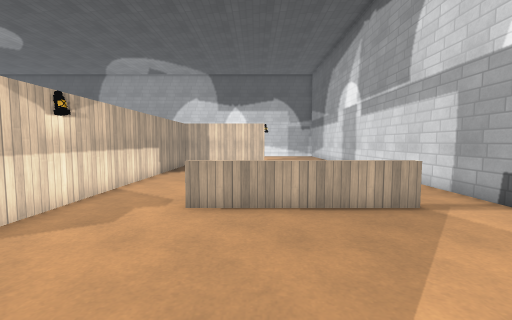
view 1 (above)

21 first-person views from a walk through a 3-D level made in the Godot game engine. The camera is 1.4 m above the floor, tilts 4° down and sees 90° across. The floor is counted in squares, 1 m on a side. Each view is taken from the middle of a square. On the plan, view 1 faces up. The plan holds only what a view shows up to about 13 squares ahead; the rest is blank. The place goes on beyond the plan. Characters and animated objects are left out. Surface patterns are stand-ins for the level's own textures.

view 2
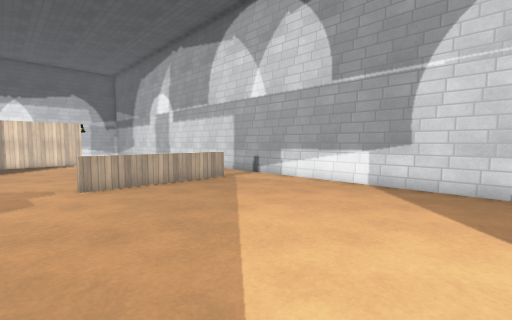

view 3
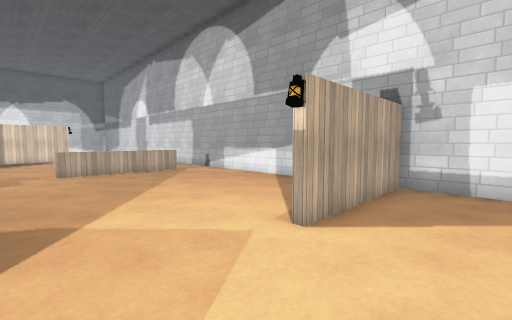

view 4
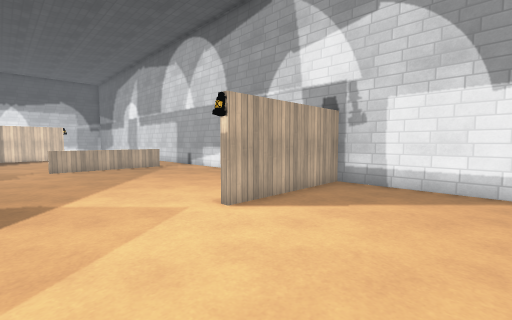

view 5
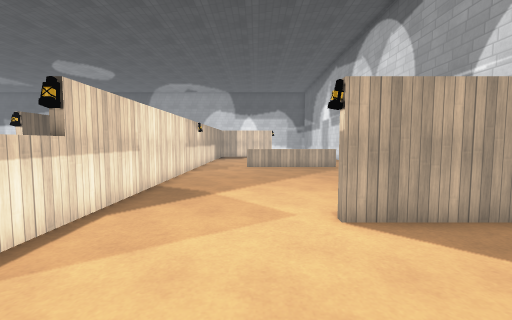

view 6
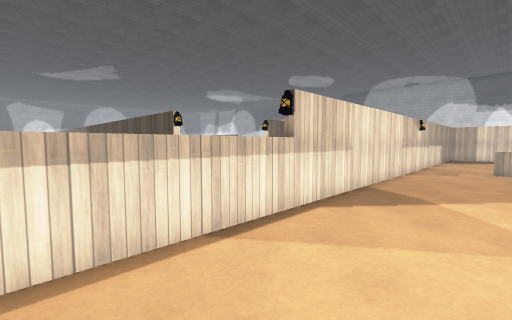

view 7
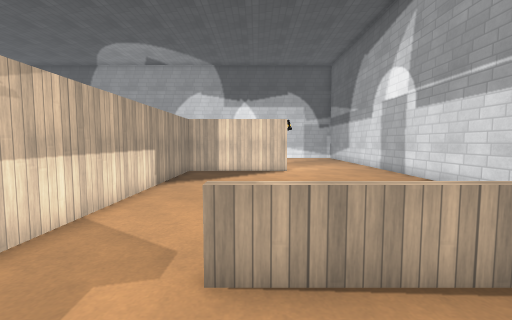

view 8
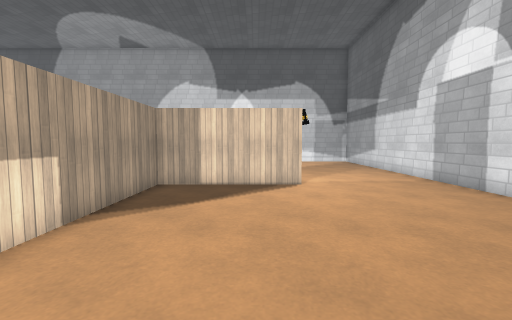

view 9
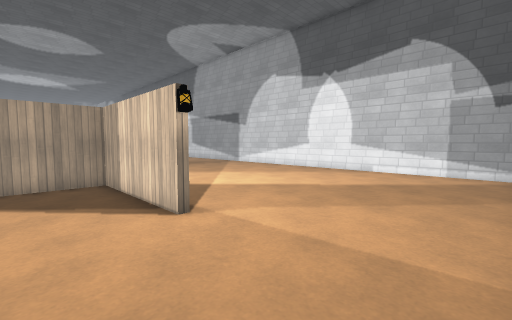

view 10
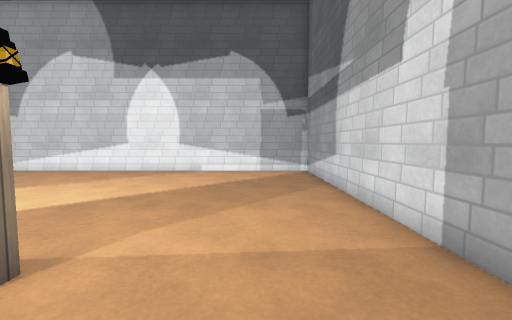

view 11
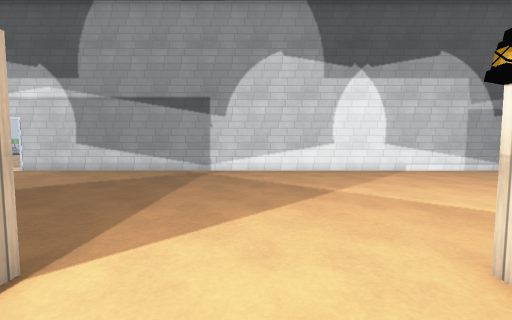

view 12
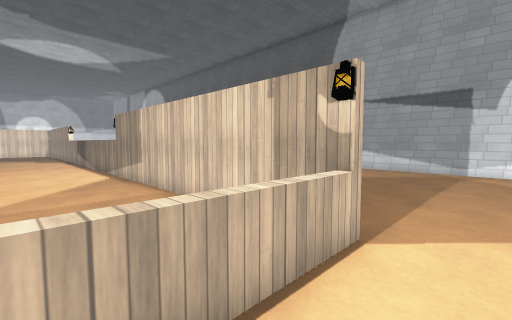

view 13
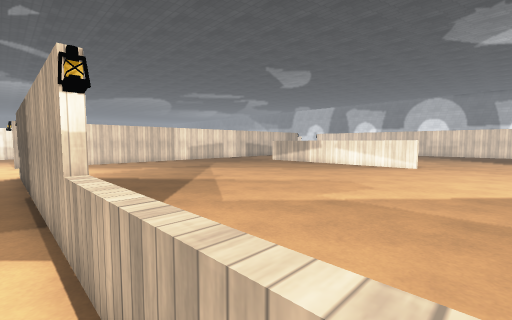

view 14
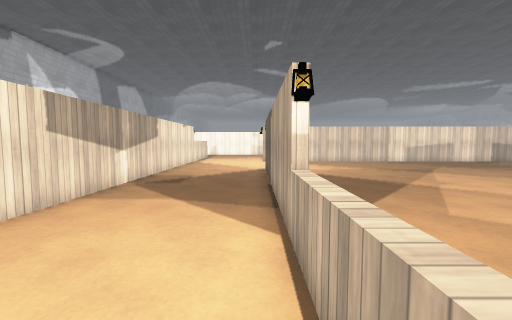

view 15
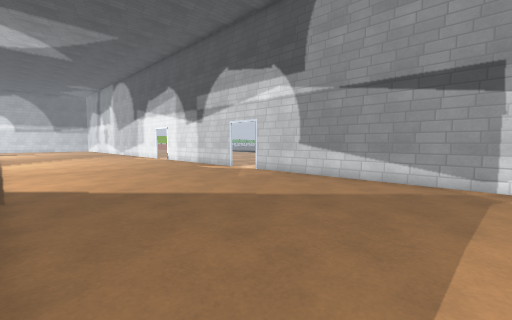

view 16
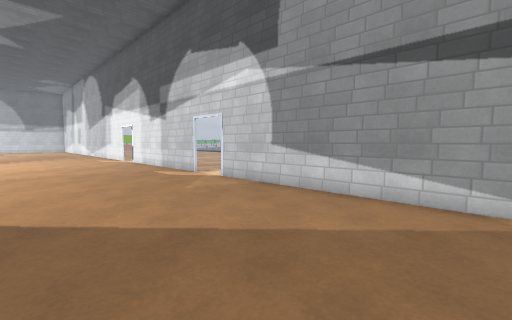

view 17
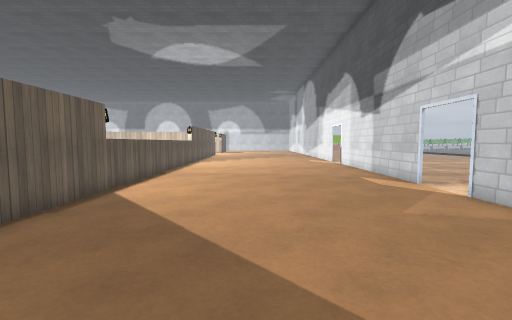

view 18
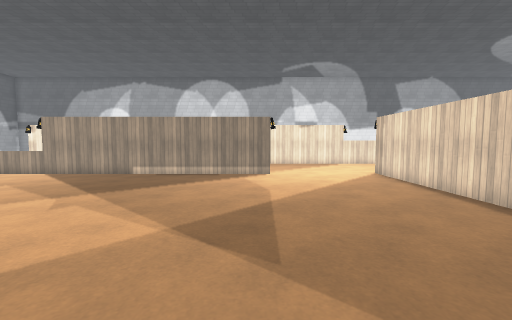

view 19
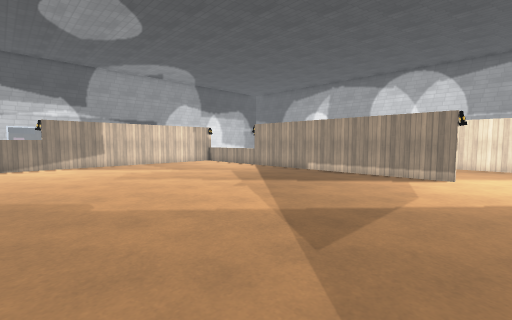

view 20
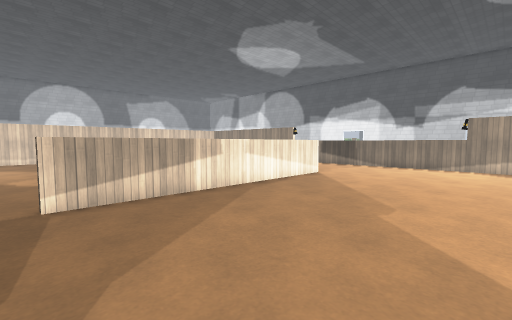

view 21
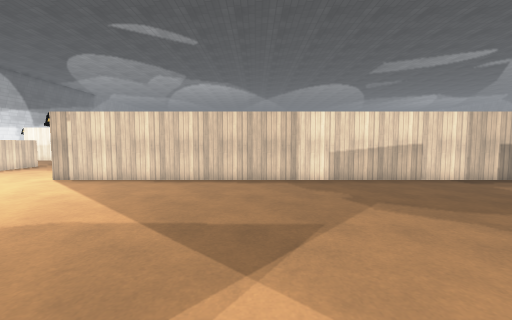

### Floor plan
Points are (right, up) in squares from view 1. A wall is a line through its corners. A room is listed if a view was taken in it or the views show most of it. See-through windows are left out.
Room 1 (views 1, 2, 3, 4, 5, 6, 7)
walls: (5.5, -3.1) (5.5, 4.6); (-4.2, -5.4) (-4.2, -9.1); (-4.2, 4.5) (-4.2, -4.4); (5.5, -9.1) (5.5, -4.6) (0.5, -4.6)
low walls: (3.6, 5.4) (-1.5, 5.4)
ways out: opening at (-2.5, 6.5) to room 2; opening at (4.5, 5) to room 2
Room 2 (views 8, 9, 10, 11, 12, 13, 14, 15, 16, 17, 18, 19, 20, 21)
walls: (-9.5, 14.5) (-9.5, 0.4); (-10.4, 15.4) (-23, 15.4); (-4.5, 6.5) (-4.5, 9.6); (-9.7, 0.3) (-9.7, 12.4); (-4.5, -1.1) (-4.5, 4.6); (0.6, 15.4) (-4.2, 15.4) (-4.2, 6.4); (-24.4, 10.5) (-24.4, 0.5); (-4.2, -4.4) (-4.2, -5.4); (-25, 15.6) (-16.3, 15.6); (5.5, 4.6) (5.5, 25.5) (-18.5, 25.5); (-4.5, -8) (-4.5, -7.4); (-20.5, 25.5) (-25.1, 25.5); (-25.5, -4.4) (-9.5, -4.4)
ways out: opening at (-2.5, 6.5) to room 1; opening at (4.5, 5) to room 1; opening at (-19.5, 25)
objects: lamp (-10, 15)

Where each view was taken, in squares from view 1:
view 1: 0 up, 0 right, facing up
view 2: 3 down, 3 left, facing up-right
view 3: 7 down, 3 left, facing up-right
view 4: 9 down, 3 left, facing up-right
view 5: 9 down, 1 left, facing up
view 6: 9 down, 1 left, facing up-left
view 7: 3 up, 1 left, facing up
view 8: 7 up, 1 left, facing up
view 9: 13 up, 5 right, facing up-left
view 10: 13 up, 3 right, facing up
view 11: 13 up, 7 left, facing up
view 12: 12 up, 8 left, facing up-left
view 13: 14 up, 9 left, facing down-left
view 14: 14 up, 9 left, facing down
view 15: 16 up, 9 left, facing up-left
view 16: 19 up, 10 left, facing up-left
view 17: 20 up, 12 left, facing left
view 18: 1 up, 21 left, facing right
view 19: 1 down, 21 left, facing up-right
view 20: 0 up, 18 left, facing up-left
view 21: 5 up, 17 left, facing down
